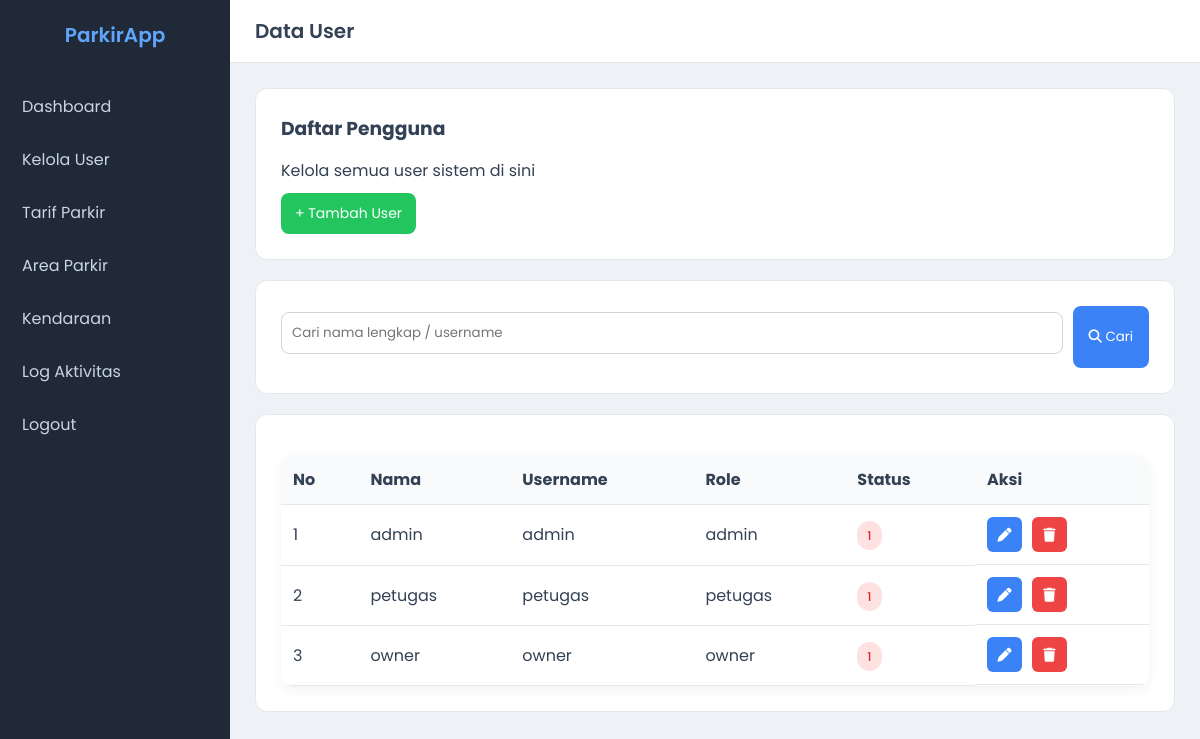
The page /views/tampil_data_user.php (signed in) on the database as committed earlier.
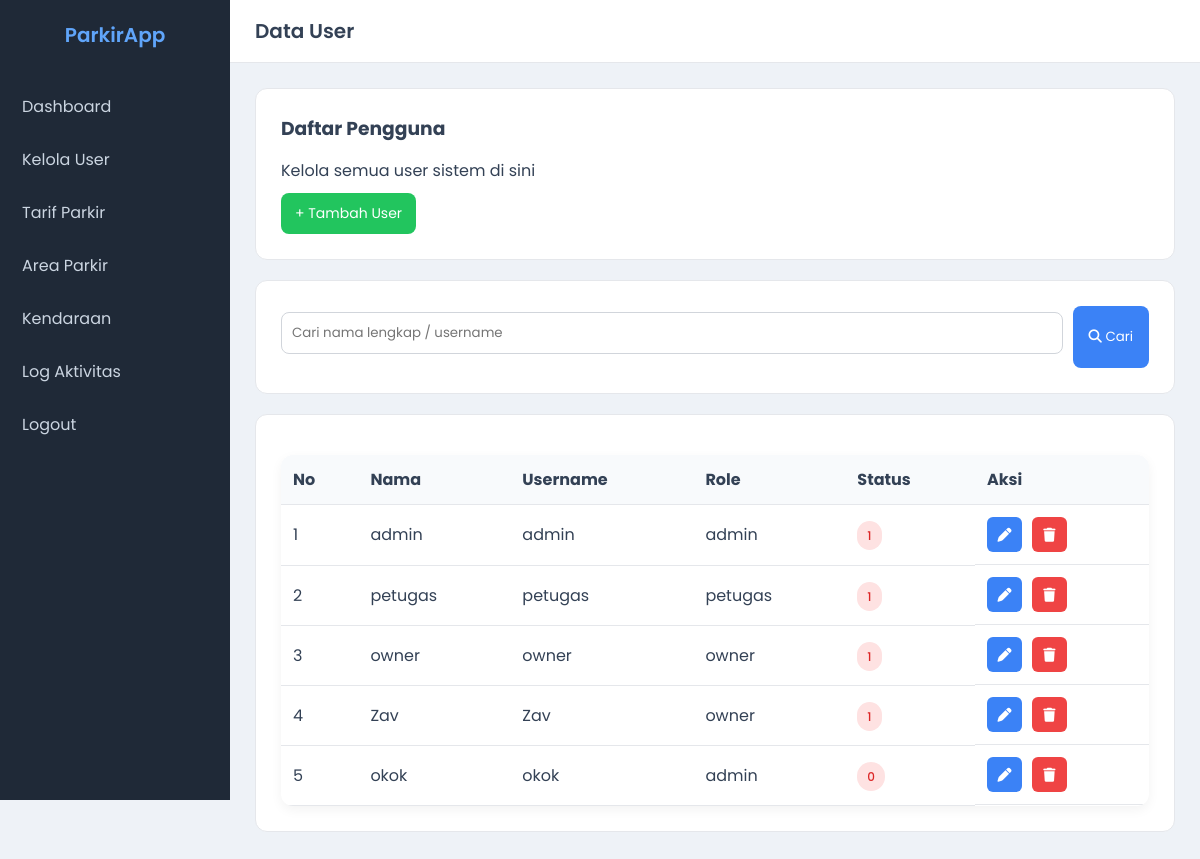
The same page on the database as committed later.
### tables this page shows
CREATE TABLE `user` (
  `id_user` int NOT NULL,
  `nama_lengkap` varchar(50) NOT NULL,
  `username` varchar(50) NOT NULL,
  `password` varchar(100) NOT NULL,
  `role` enum('admin','petugas','owner','') NOT NULL,
  `status_aktif` tinyint(1) NOT NULL
);

### controllers/c_user.php (called while the page is built, shortened)
<?php
include_once "../models/m_user.php";
$user = new m_user;
try {
    if (!empty($_GET['aksi'])) {
        if (!($_GET['aksi'] == 'hapus')) {
            if ($_GET['aksi'] == 'edit') {
                $id_user = $_GET['id'];
                $users = $user->tampil_data_by_id($id_user);
                include_once "../views/edit_user.php";
            } else {
                $id_user = $_POST['id_user'];
                $nama = $_POST['nama'];
                $username = $_POST['username'];
                $password_input = $_POST['password'];
                if (!empty($password_input)) {
                    $password = password_hash($password_input, PASSWORD_DEFAULT);
                } else {
                    $password = "";
                }
                $role = $_POST['role'];
                $status_aktif = $_POST['status_aktif'];
                if ($_GET['aksi'] == 'tambah') {
                    $user->tambah_data_user($nama, $username, $password, $role, $status_aktif);
                    tambahLog("menambahkan user baru: $username dengan role $role");
                } elseif ($_GET['aksi'] == 'update') {
                    $user->ubah_user($id_user, $nama, $username, $password, $role, $status_aktif);
                    tambahLog("Admin mengubah user [$username] menjadi role [$role]");
                }
            }
        } else {
            $id_user = $_GET['id'];
            $user->hapus($id_user);
            tambahLog("menghapus user dengan ID: $id_user");
        }
    } else {
        if (isset($_POST['aksi'])) {
            $keyword = $_POST['keyword'];
            $users = $user->tampil_data_user($keyword);
        } else {
            $users = $user->tampil_data_user();
        }
    }
} catch (Exception $e) {
    echo $e->getMessage();
}
?>

### models/m_koneksi.php (called while the page is built, shortened)
<?php
class m_koneksi
{
    private $host = "localhost",
    $username = "root",
    $pass = "",
    $db = "parkir";
    function __construct()
    {
        $this->koneksi = mysqli_connect(
            $this->host,
            $this->username,
            $this->pass,
            $this->db
        );
    }
}

### models/m_user.php (called while the page is built, shortened)
<?php
include_once "m_koneksi.php";
class m_user
{
    public function tampil_data_user($keyword = null)
    {
        $conn = new m_koneksi();
        $sql = "SELECT * FROM user";
        $post = mysqli_query($conn->koneksi, $sql);
        if ($post->num_rows > 0) {
            while ($data = mysqli_fetch_object($post)) {
                $result[] = $data;
            }
            return $result;
        } else {
            echo "tidak ada data";
        }
    }
}
?>

### views/tampil_data_user.php (the view, shortened to what the changed rows need)
<?php
include "../controllers/c_user.php";
?>
<!DOCTYPE html>
<html lang="en">
<head>
  <link rel="stylesheet" href="../asset/css/style.css">
  <link rel="stylesheet" href="https://cdnjs.cloudflare.com/ajax/libs/font-awesome/6.5.1/css/all.min.css">
</head>
<body>
  <div class="main">
    <div class="navbar">
      <h1>Data User</h1>
    </div>
    <div class="content">
      <div class="card">
        <table>
          <tr>
            <th>No</th>
            <th>Nama</th>
            <th>Username</th>
            <th>Role</th>
            <th>Status</th>
            <th>Aksi</th>
          </tr>
          <?php
          $no = 1;
          foreach ($users as $data) {
            ?>
            <tr>
              <td><?= $no++ ?></td>
              <td><?= $data->nama_lengkap ?></td>
              <td><?= $data->username ?></td>
              <td><?= $data->role ?></td>
              <td>
                <span class="status <?= $data->status_aktif == 'aktif' ? 'aktif' : 'nonaktif' ?>">
                  <?= $data->status_aktif ?>
                </span>
              </td>
              <td class="action-buttons">
                <a href="../controllers/c_user.php?aksi=edit&id=<?= $data->id_user ?>" class="btn-edit">
                  <i class="fa-solid fa-pen"></i>
                </a>
                <a onclick="return confirm('Yakin hapus data?')"
                  href="../controllers/c_user.php?id=<?= $data->id_user ?>&aksi=hapus" class="btn-hapus">
                  <i class="fa-solid fa-trash"></i>
                </a>
              </td>
        </div>
        </tr>
      <?php } ?>
</body>
</html>

Rows that differ between the two databases and show on the page:
added user: nama_lengkap "Zav", username "Zav", role "owner", status_aktif "1"
added user: nama_lengkap "okok", username "okok", role "admin", status_aktif "0"
